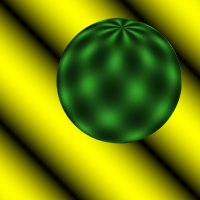
%> input picture Computer Vision/Assignment_3/CV_lab3/sphere1.ppm, 200 x 200 px; the run also reads 1 picture not shown here
$ octave --eval "demo_lucas_kanade;"   (GNU Octave 9; MATLAB toolbox functions it lacks are replaced by stand-ins)
%> lines starting %> are read from the running program, lines starting %| are printed output that depends on the picture
% Change flag demo to 'sphere' for sphere demo.
% Change flag demo to 'synth' for synth demo.

function demo_lucas_kanade

demo = 'sphere';%'synth'
if strcmp(demo,'sphere') == true
    clf
    disp('Demo for sphere picture');
    img1_orig = imread('sphere1.ppm');
%> img1_orig is the input picture: size 200x200x3 uint8; mean R, G, B 117.1, 134, 5.8
    img2_orig = imread('sphere2.ppm');
    img1 = im2double(rgb2gray(img1_orig));
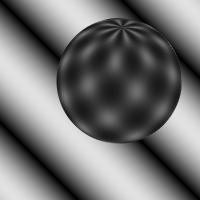
%> img1: size 200x200 double; min 0, max 0.882, mean 0.448
    img2 = im2double(rgb2gray(img2_orig));
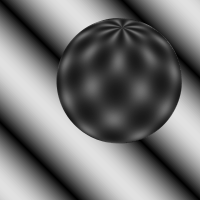
%> img2: size 200x200 double; min 0, max 0.882, mean 0.449
else
    clf
    disp('Demo for synth picture');
    img1_orig = imread('synth1.pgm');
    img2_orig = imread('synth2.pgm');
    img1 = im2double(img1_orig);
    img2 = im2double(img2_orig);
end

block_size=15;
[h,w] = size(img1);
%> h = 200; w = 200
num_reg_hor = floor(w/block_size);
%> num_reg_hor = 13
num_reg_ver = floor(h/block_size);
%> num_reg_ver = 13
x_positions = (1:block_size:1+(num_reg_hor-1)*block_size) + (block_size-1)/2;
y_positions = (1:block_size:1+(num_reg_ver-1)*block_size) + (block_size-1)/2;

[X,Y] = meshgrid(x_positions,y_positions);
num_points = num_reg_hor*num_reg_ver;
%> num_points = 169
points = cell(1,num_points);
X = reshape(X, [num_points,1]); Y = reshape(Y, [num_points,1]);
%> after `X = reshape(X, [num_points,1])`: X = 169 values from 8 to 188
for k = 1:num_points
    points{k} = [X(k) Y(k)];
end
%> after the loop, points = 169 items

% Calculate optical flow vectors for those feature points
opt_flow_vectors = calc_opt_flow_vectors(img1,img2,points,block_size);

% Plot the optical flow vectors for those feature points on img1
plot_opt_flow_vectors_on_img(img1_orig,points,opt_flow_vectors);


end


function [Ix,Iy,It] = calc_Ix_Iy_It(img1,img2)
It = img1-img2;
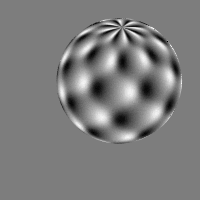
%> It: size 200x200 double; min -0.11, max 0.114, mean -5.47e-05; drawn with min black and max white

sigma=2; kernel_size=round(6*sigma);
G_f = fspecial('gauss', kernel_size, sigma);
[Gx,Gy] = gradient(G_f);

Ix = imfilter(img1,Gx);
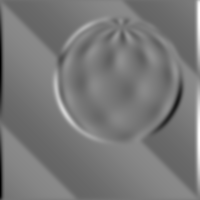
%> Ix: size 200x200 double; min -0.153, max 0.172, mean 0.000562; drawn with min black and max white
Iy = imfilter(img1,Gy);
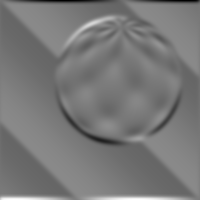
%> Iy: size 200x200 double; min -0.153, max 0.172, mean 0.000562; mean of the top-left, top-right, bottom-left and bottom-right quarters -0.00178, 7.89e-05, 0.00338, 0.000568; drawn with min black and max white
end


function [regions] = get_regions(img, points, block_size)
%> called with block_size = 15

num_points = length(points);
%> num_points = 169
regions = cell(1, num_points);
num_pixels_per_region = block_size*block_size;
[h,w] = size(img);
%> h = 200; w = 200
reg_radius = (block_size-1)/2;

for k = 1:num_points
    % Store the pixels for the region corresponding with kth point
    reg_x_centre = points{k}(1); reg_y_centre = points{k}(2);
    if reg_x_centre <= reg_radius
        reg_x_centre = reg_radius + 1;
    elseif reg_x_centre >= (w-reg_radius)
        reg_x_centre = w-reg_radius-1;
    end
%    reg_x_centre = min(w-reg_radius-1, max(reg_radius+1, reg_x_centre));
    if reg_y_centre <= reg_radius
        reg_y_centre = reg_radius + 1;
    elseif reg_y_centre >= (h-reg_radius)
        reg_y_centre = h-reg_radius-1;
    end
%    reg_y_centre = min(h-reg_radius-1, max(reg_radius+1, reg_y_centre));

    reg_x_start = reg_x_centre - reg_radius; reg_x_end = reg_x_centre + reg_radius;
    reg_y_start = reg_y_centre - reg_radius; reg_y_end = reg_y_centre + reg_radius;
    regions{k} = img(reg_y_start:reg_y_end,reg_x_start:reg_x_end);
    regions{k} = reshape(regions{k}, [1,num_pixels_per_region]);
end
%> after the loop, regions = 169 items

end

function [opt_flow_vectors] = calc_opt_flow_vectors(img1,img2,points,block_size)

num_regions = length(points);
opt_flow_vectors = cell(1, num_regions);

% Calculate Ix,Iy,It for whole image.
[Ix,Iy,It] = calc_Ix_Iy_It(img1,img2);

Ix_regions = get_regions(Ix, points, block_size);
%> Ix_regions = 169 items
Iy_regions = get_regions(Iy, points, block_size);
It_regions = get_regions(It, points, block_size);
warning off
for k = 1:num_regions
    [A,b] = calc_A_and_b(Ix_regions{k},Iy_regions{k},It_regions{k});
    v = inv(A' * A) * A' * b;
    opt_flow_vectors{k} = v;
end
warning on
end

function [A,b] = calc_A_and_b(reg_Ix, reg_Iy, reg_It)

num_pixels = length(reg_Ix);
A = zeros(num_pixels,2);
b = zeros(num_pixels,1);
for k = 1:num_pixels
    A(k,1) = reg_Ix(k);
    A(k,2) = reg_Iy(k);
    b(k) = -reg_It(k);
end

end

function plot_opt_flow_vectors_on_img(img, points, vectors)

num_points = length(points);
x_positions = zeros(1,num_points); y_positions = zeros(1,num_points);
vectors_x = zeros(1,num_points); vectors_y = zeros(1,num_points);
for k = 1:num_points
    x_positions(k) = points{k}(1); y_positions(k) = points{k}(2);
    vectors_x(k) = vectors{k}(1); vectors_y(k) = vectors{k}(2);
end
%> `demo_lucas_kanade;`:
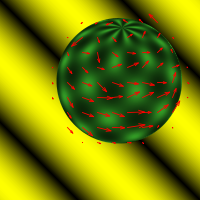
%> figure redrawn from the program's plot data
imshow(img);
hold on;
%plot(x_positions,y_positions,'LineStyle','none','Color','r','Marker','o','MarkerSize',1);
quiver(x_positions, y_positions, vectors_x, vectors_y,'Color','r');

end
